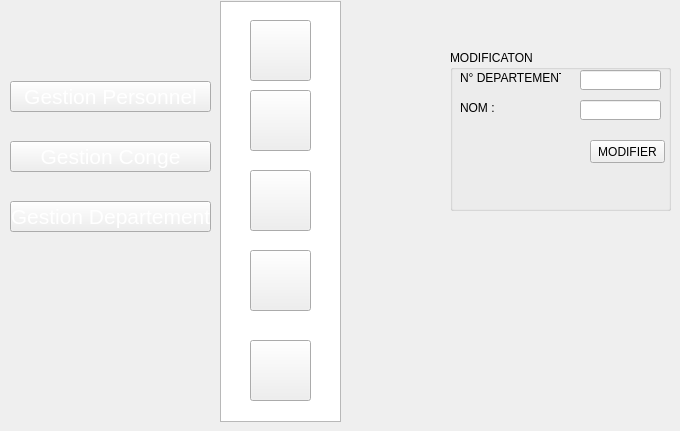
   <widget class="QWidget" name="page_32">
    <widget class="QPushButton" name="pushButton_240">
     <property name="geometry">
      <rect>
       <x>250</x>
       <y>20</y>
       <width>61</width>
       <height>61</height>
      </rect>
     </property>
     <property name="styleSheet">
      <string notr="true">image: url(:/new/prefix1/img/icon-ajout2.png);
background-image: url(:/new/prefix1/img/bg.png);</string>
     </property>
     <property name="text">
      <string/>
     </property>
    </widget>
    <widget class="QPushButton" name="pushButton_241">
     <property name="geometry">
      <rect>
       <x>10</x>
       <y>81</y>
       <width>201</width>
       <height>31</height>
      </rect>
     </property>
     <property name="font">
      <font>
       <pointsize>16</pointsize>
       <weight>50</weight>
       <bold>false</bold>
      </font>
     </property>
     <property name="styleSheet">
      <string notr="true">color: rgb(255, 255, 255);

</string>
     </property>
     <property name="text">
      <string>Gestion Personnel</string>
     </property>
    </widget>
    <widget class="QPushButton" name="pushButton_242">
     <property name="geometry">
      <rect>
       <x>10</x>
       <y>201</y>
       <width>201</width>
       <height>31</height>
      </rect>
     </property>
     <property name="font">
      <font>
       <pointsize>16</pointsize>
       <weight>50</weight>
       <bold>false</bold>
      </font>
     </property>
     <property name="styleSheet">
      <string notr="true">color: rgb(255, 255, 255);
background-image: url(:/new/prefix1/img/selected2.png);
</string>
     </property>
     <property name="text">
      <string>Gestion Departement</string>
     </property>
    </widget>
    <widget class="QPushButton" name="pushButton_243">
     <property name="geometry">
      <rect>
       <x>250</x>
       <y>90</y>
       <width>61</width>
       <height>61</height>
      </rect>
     </property>
     <property name="styleSheet">
      <string notr="true">image: url(:/new/prefix1/img/icon-modif2 (1).png);</string>
     </property>
     <property name="text">
      <string/>
     </property>
    </widget>
    <widget class="QListView" name="listView_23">
     <property name="geometry">
      <rect>
       <x>220</x>
       <y>1</y>
       <width>121</width>
       <height>421</height>
      </rect>
     </property>
     <property name="styleSheet">
      <string notr="true">background-image: url(:/new/prefix1/img/selected.png);</string>
     </property>
    </widget>
    <widget class="QPushButton" name="pushButton_244">
     <property name="geometry">
      <rect>
       <x>10</x>
       <y>141</y>
       <width>201</width>
       <height>31</height>
      </rect>
     </property>
     <property name="font">
      <font>
       <pointsize>16</pointsize>
       <weight>50</weight>
       <bold>false</bold>
      </font>
     </property>
     <property name="styleSheet">
      <string notr="true">color: rgb(255, 255, 255);

</string>
     </property>
     <property name="text">
      <string>Gestion Conge</string>
     </property>
    </widget>
    <widget class="QPushButton" name="pushButton_245">
     <property name="geometry">
      <rect>
       <x>250</x>
       <y>250</y>
       <width>61</width>
       <height>61</height>
      </rect>
     </property>
     <property name="styleSheet">
      <string notr="true">image: url(:/new/prefix1/img/icon-supp2 (1).png);</string>
     </property>
     <property name="text">
      <string/>
     </property>
    </widget>
    <widget class="QPushButton" name="pushButton_246">
     <property name="geometry">
      <rect>
       <x>250</x>
       <y>170</y>
       <width>61</width>
       <height>61</height>
      </rect>
     </property>
     <property name="styleSheet">
      <string notr="true">image: url(:/new/prefix1/img/icon-afficher2.png);</string>
     </property>
     <property name="text">
      <string/>
     </property>
    </widget>
    <widget class="QPushButton" name="pushButton_247">
     <property name="geometry">
      <rect>
       <x>250</x>
       <y>340</y>
       <width>61</width>
       <height>61</height>
      </rect>
     </property>
     <property name="styleSheet">
      <string notr="true">image: url(:/new/prefix1/img/8774.png);</string>
     </property>
     <property name="text">
      <string/>
     </property>
    </widget>
    <widget class="QGroupBox" name="groupBox_10">
     <property name="geometry">
      <rect>
       <x>450</x>
       <y>50</y>
       <width>221</width>
       <height>161</height>
      </rect>
     </property>
     <property name="title">
      <string>MODIFICATON</string>
     </property>
     <widget class="QLabel" name="label_55">
      <property name="geometry">
       <rect>
        <x>10</x>
        <y>20</y>
        <width>101</width>
        <height>16</height>
       </rect>
      </property>
      <property name="focusPolicy">
       <enum>Qt::StrongFocus</enum>
      </property>
      <property name="text">
       <string>N° DEPARTEMENT :</string>
      </property>
      <property name="textFormat">
       <enum>Qt::AutoText</enum>
      </property>
      <property name="scaledContents">
       <bool>false</bool>
      </property>
     </widget>
     <widget class="QLabel" name="label_56">
      <property name="geometry">
       <rect>
        <x>10</x>
        <y>50</y>
        <width>81</width>
        <height>16</height>
       </rect>
      </property>
      <property name="text">
       <string>NOM :</string>
      </property>
      <property name="scaledContents">
       <bool>false</bool>
      </property>
     </widget>
     <widget class="QPushButton" name="modifierdepartement">
      <property name="geometry">
       <rect>
        <x>140</x>
        <y>90</y>
        <width>75</width>
        <height>23</height>
       </rect>
      </property>
      <property name="text">
       <string>MODIFIER</string>
      </property>
     </widget>
     <widget class="QLineEdit" name="nomd1">
      <property name="geometry">
       <rect>
        <x>130</x>
        <y>50</y>
        <width>81</width>
        <height>20</height>
       </rect>
      </property>
     </widget>
     <widget class="QLineEdit" name="num1">
      <property name="geometry">
       <rect>
        <x>130</x>
        <y>20</y>
        <width>81</width>
        <height>20</height>
       </rect>
      </property>
     </widget>
    </widget>
    <zorder>pushButton_244</zorder>
    <zorder>listView_23</zorder>
    <zorder>pushButton_240</zorder>
    <zorder>pushButton_241</zorder>
    <zorder>pushButton_242</zorder>
    <zorder>pushButton_243</zorder>
    <zorder>pushButton_245</zorder>
    <zorder>pushButton_246</zorder>
    <zorder>pushButton_247</zorder>
    <zorder>groupBox_10</zorder>
   </widget>
